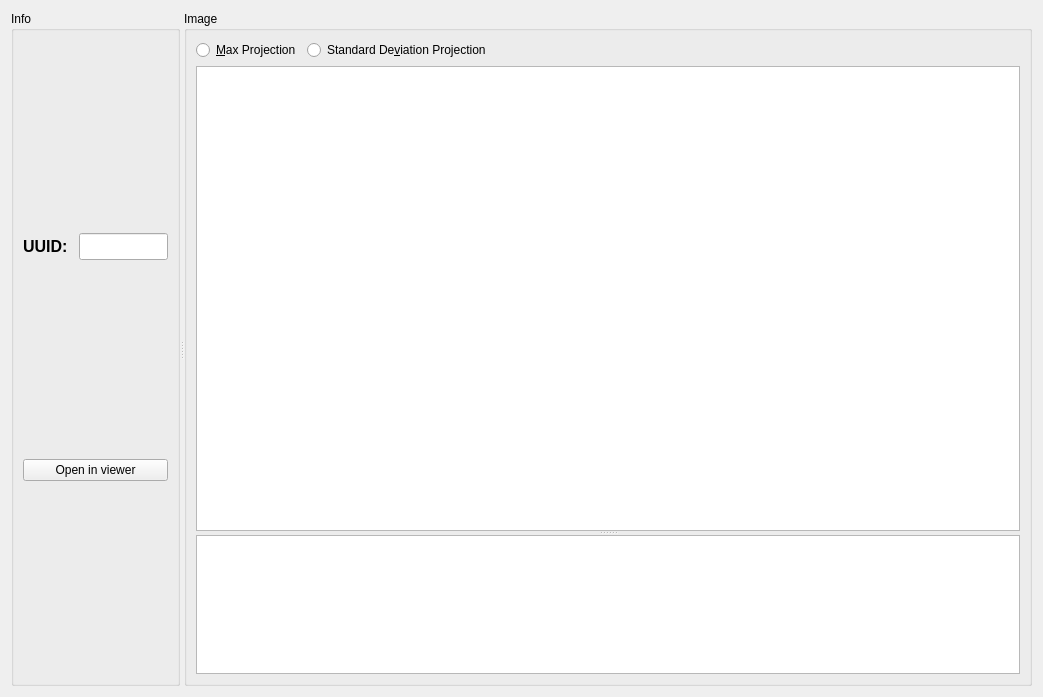
<?xml version="1.0" encoding="UTF-8"?>
<ui version="4.0">
 <class>DatapointTracer</class>
 <widget class="QWidget" name="DatapointTracer">
  <property name="geometry">
   <rect>
    <x>0</x>
    <y>0</y>
    <width>1043</width>
    <height>697</height>
   </rect>
  </property>
  <property name="windowTitle">
   <string>Form</string>
  </property>
  <layout class="QVBoxLayout" name="verticalLayout_3">
   <item>
    <widget class="QSplitter" name="splitterMain">
     <property name="sizePolicy">
      <sizepolicy hsizetype="Preferred" vsizetype="Preferred">
       <horstretch>10</horstretch>
       <verstretch>0</verstretch>
      </sizepolicy>
     </property>
     <property name="orientation">
      <enum>Qt::Horizontal</enum>
     </property>
     <widget class="QGroupBox" name="groupBoxInfo">
      <property name="sizePolicy">
       <sizepolicy hsizetype="Preferred" vsizetype="Preferred">
        <horstretch>3</horstretch>
        <verstretch>0</verstretch>
       </sizepolicy>
      </property>
      <property name="title">
       <string>Info</string>
      </property>
      <layout class="QVBoxLayout" name="verticalLayout">
       <item>
        <layout class="QHBoxLayout" name="horizontalLayout">
         <item>
          <widget class="QLabel" name="label">
           <property name="minimumSize">
            <size>
             <width>50</width>
             <height>0</height>
            </size>
           </property>
           <property name="maximumSize">
            <size>
             <width>60</width>
             <height>16777215</height>
            </size>
           </property>
           <property name="font">
            <font>
             <pointsize>12</pointsize>
             <weight>75</weight>
             <bold>true</bold>
            </font>
           </property>
           <property name="text">
            <string>UUID:</string>
           </property>
          </widget>
         </item>
         <item>
          <widget class="QLineEdit" name="lineEditUUID">
           <property name="font">
            <font>
             <pointsize>12</pointsize>
             <weight>75</weight>
             <bold>true</bold>
            </font>
           </property>
           <property name="readOnly">
            <bool>true</bool>
           </property>
          </widget>
         </item>
        </layout>
       </item>
       <item>
        <widget class="QPushButton" name="pushButtonOpenInViewer">
         <property name="text">
          <string>Open in viewer</string>
         </property>
        </widget>
       </item>
      </layout>
     </widget>
     <widget class="QGroupBox" name="groupBoxImageViewAndCurve">
      <property name="sizePolicy">
       <sizepolicy hsizetype="Expanding" vsizetype="Preferred">
        <horstretch>10</horstretch>
        <verstretch>0</verstretch>
       </sizepolicy>
      </property>
      <property name="title">
       <string>Image</string>
      </property>
      <layout class="QVBoxLayout" name="verticalLayout_2">
       <item>
        <layout class="QHBoxLayout" name="horizontalLayout_2">
         <item>
          <widget class="QRadioButton" name="radioButtonMaxProjection">
           <property name="text">
            <string>&amp;Max Projection</string>
           </property>
          </widget>
         </item>
         <item>
          <widget class="QRadioButton" name="radioButtonSTDProjection">
           <property name="text">
            <string>Standard De&amp;viation Projection</string>
           </property>
          </widget>
         </item>
         <item>
          <spacer name="horizontalSpacer">
           <property name="orientation">
            <enum>Qt::Horizontal</enum>
           </property>
           <property name="sizeHint" stdset="0">
            <size>
             <width>40</width>
             <height>20</height>
            </size>
           </property>
          </spacer>
         </item>
        </layout>
       </item>
       <item>
        <widget class="QSplitter" name="splitterImageViewAndCurve">
         <property name="sizePolicy">
          <sizepolicy hsizetype="Preferred" vsizetype="Expanding">
           <horstretch>10</horstretch>
           <verstretch>0</verstretch>
          </sizepolicy>
         </property>
         <property name="orientation">
          <enum>Qt::Vertical</enum>
         </property>
         <widget class="GraphicsLayoutWidget" name="graphicsViewImage">
          <property name="sizePolicy">
           <sizepolicy hsizetype="Expanding" vsizetype="Expanding">
            <horstretch>0</horstretch>
            <verstretch>10</verstretch>
           </sizepolicy>
          </property>
         </widget>
         <widget class="PlotWidget" name="graphicsViewPlot">
          <property name="sizePolicy">
           <sizepolicy hsizetype="Expanding" vsizetype="Expanding">
            <horstretch>0</horstretch>
            <verstretch>3</verstretch>
           </sizepolicy>
          </property>
         </widget>
        </widget>
       </item>
      </layout>
     </widget>
    </widget>
   </item>
  </layout>
 </widget>
 <customwidgets>
  <customwidget>
   <class>GraphicsLayoutWidget</class>
   <extends>QGraphicsView</extends>
   <header>pyqtgraphCore</header>
  </customwidget>
  <customwidget>
   <class>PlotWidget</class>
   <extends>QGraphicsView</extends>
   <header>pyqtgraphCore</header>
  </customwidget>
 </customwidgets>
 <resources/>
 <connections/>
</ui>
